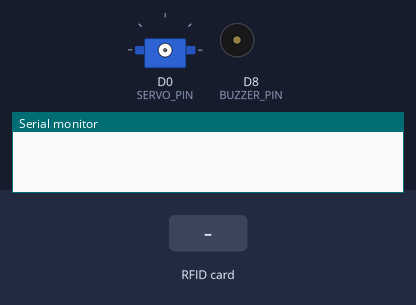
Simulated run of this sketch. Board: ESP8266 (NodeMCU). On the bench: servo, buzzer (waves = sounding, pin HIGH), the last lines printed to the serial monitor. Inputs (shaded band) come from the test bench. WiFi joins after 1.5 s; servers stay silent unless stated.

Above: at 0.1 s.
At 2.62 s:
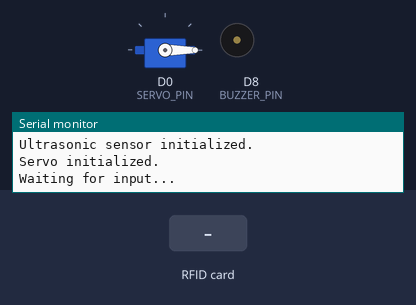
3.1 s: RFID card 5E 7A 19 C4 held to the reader
Timing chart, 0 to 6.6 s (numbered marks = the images above; inputs shaded):
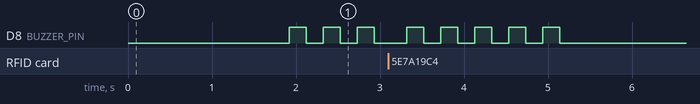

The sketch:

oT-RFID-Gate-with-ESP8266-Ultrasonic-Buzzer-MG90S-Servo-V1.0.ino
```cpp
#define BLYNK_TEMPLATE_ID "TEMPLATE_ID"
#define BLYNK_TEMPLATE_NAME "TEMPLATE-NAME"
#define BLYNK_AUTH_TOKEN "YOUR-AUTH-HERE"

#include <SPI.h>
#include <MFRC522.h>
#include <Servo.h>
#include <BlynkSimpleEsp8266.h>

// Wi-Fi Credentials
char ssid[] = "put_your_ssid_here";
char pass[] = "_put_your_pass_here";

// RFID pin setup
#define RST_PIN D1
#define SS_PIN D2
MFRC522 rfid(SS_PIN, RST_PIN);

// Ultrasonic pin setup
#define TRIG_PIN D3
#define ECHO_PIN D4

// Buzzer pin
#define BUZZER_PIN D8

// Servo setup
Servo gateServo;
#define SERVO_PIN D0

// Variables
const String validCards[] = {"3DXXXXX", "4DXXXXXX"}; // Array of valid card UIDs
const int numValidCards = sizeof(validCards) / sizeof(validCards[0]);
int cardCounters[numValidCards] = {0}; // Array to store count for each card
unsigned long objectCheckStart = 0; // Start time for ultrasonic detection
bool isServoOpen = false; // To track if the servo is open
unsigned long lastBeepTime = 0; // Timer for buzzer
int beepCount = 0; // Counter for invalid card buzzer pattern

void setup() {
  Serial.begin(9600);

  // Initialize Wi-Fi and Blynk
  Blynk.begin(BLYNK_AUTH_TOKEN, ssid, pass);

  // RFID initialization
  SPI.begin();
  rfid.PCD_Init();
  Serial.println("RFID reader initialized.");

  // Ultrasonic initialization
  pinMode(TRIG_PIN, OUTPUT);
  pinMode(ECHO_PIN, INPUT);
  Serial.println("Ultrasonic sensor initialized.");

  // Buzzer initialization
  pinMode(BUZZER_PIN, OUTPUT);
  digitalWrite(BUZZER_PIN, LOW);

  // Servo initialization
  gateServo.attach(SERVO_PIN);
  gateServo.write(0); // Set servo to closed position
  Serial.println("Servo initialized.");

  Serial.println("Waiting for input...");
}

void loop() {
  Blynk.run();  // Run Blynk

  // RFID Handling
  if (rfid.PICC_IsNewCardPresent() && rfid.PICC_ReadCardSerial()) {
    String cardID = getCardID();
    cardID.toUpperCase(); // Ensure consistent format
    Serial.print("Card detected: ");
    Serial.println(cardID);

    int cardIndex = getCardIndex(cardID);
    if (cardIndex != -1) { // Valid card
      cardCounters[cardIndex]++; // Update count for this card
      String status = (cardCounters[cardIndex] % 2 == 0) ? "Exit" : "Entry";

      // Actions for valid card
      Serial.print("Valid card ");
      Serial.print(cardID);
      Serial.print(" ");
      Serial.println(status);

      // Send data to Blynk
      Blynk.virtualWrite(V1, cardID); // Send card ID to virtual pin V1
      Blynk.virtualWrite(V2, status); // Send status to virtual pin V2
      Blynk.virtualWrite(V3, "Card ID " + cardID + " " + status); // Log activity to virtual pin V3

      // Log event for valid card
      Blynk.logEvent("Card_Entry_Exit", "ID: " + cardID + " Status: " + status);

      // Buzzer long beep
      digitalWrite(BUZZER_PIN, HIGH);
      delay(1000); // 1-second beep
      digitalWrite(BUZZER_PIN, LOW);

      // Servo opens for valid card
      gateServo.write(180);
      isServoOpen = true;
      delay(3000); // Hold for 3 seconds

      // Start ultrasonic checking
      objectCheckStart = millis();
    } else {
      // Actions for invalid card
      Serial.print("Card ");
      Serial.print(cardID);
      Serial.println(" Invalid!!!");

      // Log event for invalid card
      Blynk.logEvent("Card_Invalid", "ID: " + cardID);

      // Buzzer pattern for invalid card
      beepCount = 0;
      lastBeepTime = millis();
      invalidCardBuzzer();
    }

    rfid.PICC_HaltA(); // Stop RFID communication
  }

  // Ultrasonic Handling
  if (isServoOpen && (millis() - objectCheckStart > 2000)) {
    if (!isObjectDetected()) {
      Serial.println("No object detected. Servo returning to closed position.");
      gateServo.write(0); // Close the servo
      isServoOpen = false;
    } else {
      Serial.println("Object still detected. Servo remains open.");
      objectCheckStart = millis(); // Reset the timer
    }
  }

  // Handle invalid card buzzer pattern
  invalidCardBuzzer();
}

// Function to get card ID as a string
String getCardID() {
  String cardID = "";
  for (byte i = 0; i < rfid.uid.size; i++) {
    if (rfid.uid.uidByte[i] < 0x10) {
      cardID += "0"; // Add leading zero for consistent length
    }
    cardID += String(rfid.uid.uidByte[i], HEX);
  }
  return cardID;
}

// Function to check for objects with ultrasonic
bool isObjectDetected() {
  long duration, distance;

  // Trigger the sensor
  digitalWrite(TRIG_PIN, LOW);
  delayMicroseconds(2);
  digitalWrite(TRIG_PIN, HIGH);
  delayMicroseconds(10);
  digitalWrite(TRIG_PIN, LOW);

  // Read the Echo
  duration = pulseIn(ECHO_PIN, HIGH, 20000); // Timeout after 20ms
  if (duration == 0) {
    return false; // No echo detected
  }

  // Calculate distance in cm
  distance = duration * 0.034 / 2;

  // Return true if distance < 10 cm
  return (distance > 0 && distance <= 10);
}

// Function to handle buzzer for invalid card
void invalidCardBuzzer() {
  if (beepCount < 10 && millis() - lastBeepTime > 200) { // 5 beeps (on/off)
    digitalWrite(BUZZER_PIN, beepCount % 2 == 0 ? HIGH : LOW);
    lastBeepTime = millis();
    beepCount++;
  } else if (beepCount >= 10) {
    digitalWrite(BUZZER_PIN, LOW); // Ensure buzzer is off
  }
}

// Function to get the index of the card in the validCards array
int getCardIndex(String cardID) {
  for (int i = 0; i < numValidCards; i++) {
    if (cardID == validCards[i] || (i == 2 && cardID.startsWith("08"))) {
      return i;
    }
  }
  return -1; // Card not found
}
```

Measured:
- by itself, D8 (BUZZER_PIN): alternates HIGH for 0.20 s and LOW for 0.20 s, 10 changes in all, then stays LOW
